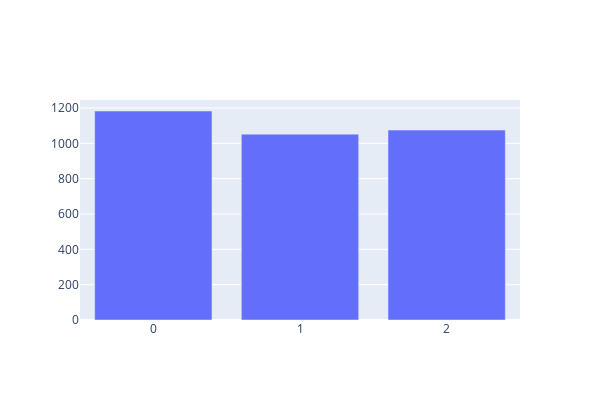

The notebook cell this image was saved under:
### Markdown cell above
Una vez hecho esto, genero de nuevo el gráfico con el código proporcionado por los profesores para observar que el numero de instancias de cada clase es similar.

### Code cell
categories = sorted(data[class_col].unique(), reverse=False)
hist= Counter(data[class_col]) 
for item in sorted(hist.items(), key=lambda x: x[0]): print(f'    {item[0]}: {round(item[1]/len(data[class_col]), 3)}')
fig = go.Figure(layout=go.Layout(height=400, width=600))
fig.add_trace(go.Bar(x=categories, y=[hist[cat] for cat in categories]))
fig.show()
print('Done!')

### Figure 1 — Plotly figure (JSON) as saved in the notebook; plotly's stock layout.template omitted (floating-point values rounded to 4 significant figures)
{"data": [{"type": "bar", "x": ["0", "1", "2"], "y": [1183, 1052, 1075]}], "layout": {"height": 400, "width": 600}}
